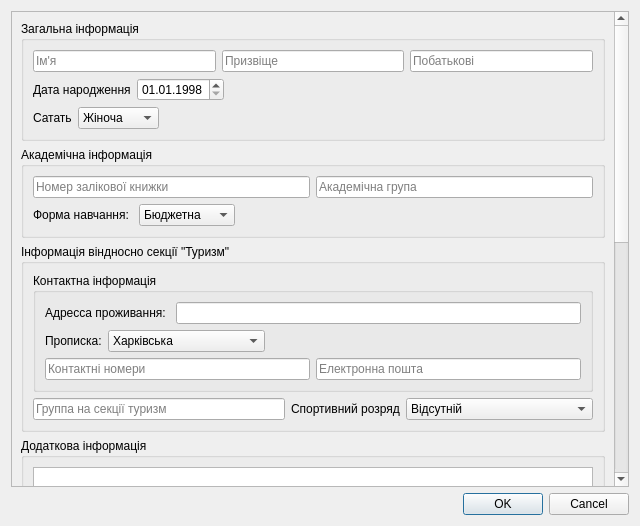
<?xml version="1.0" encoding="UTF-8"?>
<ui version="4.0">
 <class>AddNewUser</class>
 <widget class="QDialog" name="AddNewUser">
  <property name="geometry">
   <rect>
    <x>0</x>
    <y>0</y>
    <width>640</width>
    <height>526</height>
   </rect>
  </property>
  <property name="windowTitle">
   <string>Dialog</string>
  </property>
  <layout class="QVBoxLayout" name="verticalLayout_2">
   <item>
    <widget class="QScrollArea" name="scrollArea">
     <property name="widgetResizable">
      <bool>true</bool>
     </property>
     <widget class="QWidget" name="scrollAreaWidgetContents">
      <property name="geometry">
       <rect>
        <x>0</x>
        <y>0</y>
        <width>606</width>
        <height>1022</height>
       </rect>
      </property>
      <layout class="QVBoxLayout" name="verticalLayout">
       <item>
        <widget class="QGroupBox" name="commonInformation">
         <property name="title">
          <string>Загальна інформація</string>
         </property>
         <layout class="QVBoxLayout" name="verticalLayout_3">
          <item>
           <layout class="QHBoxLayout" name="horizontalLayout_3">
            <item>
             <widget class="QLineEdit" name="userName">
              <property name="placeholderText">
               <string>Ім'я</string>
              </property>
             </widget>
            </item>
            <item>
             <widget class="QLineEdit" name="userSecondName">
              <property name="placeholderText">
               <string>Призвіще</string>
              </property>
             </widget>
            </item>
            <item>
             <widget class="QLineEdit" name="userMidelName">
              <property name="placeholderText">
               <string>Побатькові</string>
              </property>
             </widget>
            </item>
           </layout>
          </item>
          <item>
           <layout class="QHBoxLayout" name="horizontalLayout">
            <item>
             <widget class="QLabel" name="label">
              <property name="text">
               <string>Дата народження</string>
              </property>
             </widget>
            </item>
            <item>
             <widget class="QDateEdit" name="bornDate">
              <property name="displayFormat">
               <string>dd.MM.yyyy</string>
              </property>
              <property name="date">
               <date>
                <year>1998</year>
                <month>1</month>
                <day>1</day>
               </date>
              </property>
             </widget>
            </item>
            <item>
             <spacer name="horizontalSpacer">
              <property name="orientation">
               <enum>Qt::Horizontal</enum>
              </property>
              <property name="sizeHint" stdset="0">
               <size>
                <width>40</width>
                <height>20</height>
               </size>
              </property>
             </spacer>
            </item>
           </layout>
          </item>
          <item>
           <layout class="QHBoxLayout" name="horizontalLayout_2">
            <item>
             <widget class="QLabel" name="label_2">
              <property name="text">
               <string>Сатать</string>
              </property>
             </widget>
            </item>
            <item>
             <widget class="QComboBox" name="genderBox">
              <property name="editable">
               <bool>false</bool>
              </property>
              <property name="currentIndex">
               <number>0</number>
              </property>
              <item>
               <property name="text">
                <string>Жіноча</string>
               </property>
              </item>
              <item>
               <property name="text">
                <string>Чоловіча</string>
               </property>
              </item>
             </widget>
            </item>
            <item>
             <spacer name="horizontalSpacer_2">
              <property name="orientation">
               <enum>Qt::Horizontal</enum>
              </property>
              <property name="sizeHint" stdset="0">
               <size>
                <width>40</width>
                <height>20</height>
               </size>
              </property>
             </spacer>
            </item>
           </layout>
          </item>
         </layout>
        </widget>
       </item>
       <item>
        <widget class="QGroupBox" name="universitiInformation">
         <property name="title">
          <string>Академічна інформація</string>
         </property>
         <layout class="QVBoxLayout" name="verticalLayout_4">
          <item>
           <layout class="QHBoxLayout" name="horizontalLayout_4">
            <item>
             <widget class="QLineEdit" name="gradebook">
              <property name="placeholderText">
               <string>Номер залікової книжки</string>
              </property>
             </widget>
            </item>
            <item>
             <widget class="QLineEdit" name="academicGroup">
              <property name="placeholderText">
               <string>Академічна група</string>
              </property>
             </widget>
            </item>
           </layout>
          </item>
          <item>
           <layout class="QHBoxLayout" name="horizontalLayout_5">
            <item>
             <widget class="QLabel" name="label_3">
              <property name="text">
               <string>Форма навчання: </string>
              </property>
             </widget>
            </item>
            <item>
             <widget class="QComboBox" name="comboBox_2">
              <item>
               <property name="text">
                <string>Бюджетна</string>
               </property>
              </item>
              <item>
               <property name="text">
                <string>Контрактна</string>
               </property>
              </item>
             </widget>
            </item>
            <item>
             <spacer name="horizontalSpacer_3">
              <property name="orientation">
               <enum>Qt::Horizontal</enum>
              </property>
              <property name="sizeHint" stdset="0">
               <size>
                <width>40</width>
                <height>20</height>
               </size>
              </property>
             </spacer>
            </item>
           </layout>
          </item>
         </layout>
        </widget>
       </item>
       <item>
        <widget class="QGroupBox" name="torismInformation">
         <property name="title">
          <string>Інформація віндносно секції &quot;Туризм&quot;</string>
         </property>
         <layout class="QVBoxLayout" name="verticalLayout_6">
          <item>
           <widget class="QGroupBox" name="ContactInformation">
            <property name="title">
             <string>Контактна інформація</string>
            </property>
            <layout class="QVBoxLayout" name="verticalLayout_5">
             <item>
              <layout class="QHBoxLayout" name="horizontalLayout_6">
               <item>
                <widget class="QLabel" name="label_4">
                 <property name="text">
                  <string>Адресса проживання: </string>
                 </property>
                </widget>
               </item>
               <item>
                <widget class="QLineEdit" name="address"/>
               </item>
              </layout>
             </item>
             <item>
              <layout class="QHBoxLayout" name="horizontalLayout_7">
               <item>
                <widget class="QLabel" name="label_5">
                 <property name="text">
                  <string>Прописка:</string>
                 </property>
                </widget>
               </item>
               <item>
                <widget class="QComboBox" name="registration">
                 <item>
                  <property name="text">
                   <string>Харківська</string>
                  </property>
                 </item>
                 <item>
                  <property name="text">
                   <string>Харківська,  гуртожиок</string>
                  </property>
                 </item>
                 <item>
                  <property name="text">
                   <string>Харківська область</string>
                  </property>
                 </item>
                 <item>
                  <property name="text">
                   <string>Інше місто</string>
                  </property>
                 </item>
                </widget>
               </item>
               <item>
                <spacer name="horizontalSpacer_4">
                 <property name="orientation">
                  <enum>Qt::Horizontal</enum>
                 </property>
                 <property name="sizeHint" stdset="0">
                  <size>
                   <width>40</width>
                   <height>20</height>
                  </size>
                 </property>
                </spacer>
               </item>
              </layout>
             </item>
             <item>
              <layout class="QHBoxLayout" name="horizontalLayout_8">
               <item>
                <widget class="QLineEdit" name="phoneNumbers">
                 <property name="placeholderText">
                  <string>Контактні номери</string>
                 </property>
                </widget>
               </item>
               <item>
                <widget class="QLineEdit" name="email">
                 <property name="placeholderText">
                  <string>Електронна пошта</string>
                 </property>
                </widget>
               </item>
              </layout>
             </item>
            </layout>
           </widget>
          </item>
          <item>
           <layout class="QHBoxLayout" name="horizontalLayout_9">
            <item>
             <widget class="QLineEdit" name="groupT">
              <property name="placeholderText">
               <string>Группа на секції туризм</string>
              </property>
             </widget>
            </item>
            <item>
             <widget class="QLabel" name="label_6">
              <property name="text">
               <string>Спортивний розряд</string>
              </property>
             </widget>
            </item>
            <item>
             <widget class="QComboBox" name="sportCategory">
              <item>
               <property name="text">
                <string>Відсутній</string>
               </property>
              </item>
              <item>
               <property name="text">
                <string>Мастер спорут</string>
               </property>
              </item>
              <item>
               <property name="text">
                <string>Кандидат в майтсри спорту</string>
               </property>
              </item>
              <item>
               <property name="text">
                <string>Перший розряж</string>
               </property>
              </item>
              <item>
               <property name="text">
                <string>Другий розряд</string>
               </property>
              </item>
              <item>
               <property name="text">
                <string>Третій розряд</string>
               </property>
              </item>
             </widget>
            </item>
           </layout>
          </item>
         </layout>
        </widget>
       </item>
       <item>
        <widget class="QGroupBox" name="groupBox">
         <property name="sizePolicy">
          <sizepolicy hsizetype="Preferred" vsizetype="MinimumExpanding">
           <horstretch>0</horstretch>
           <verstretch>0</verstretch>
          </sizepolicy>
         </property>
         <property name="title">
          <string>Додаткова інформація</string>
         </property>
         <layout class="QVBoxLayout" name="verticalLayout_7">
          <item>
           <widget class="QPlainTextEdit" name="additionalInfor">
            <property name="sizePolicy">
             <sizepolicy hsizetype="Expanding" vsizetype="MinimumExpanding">
              <horstretch>0</horstretch>
              <verstretch>0</verstretch>
             </sizepolicy>
            </property>
            <property name="minimumSize">
             <size>
              <width>0</width>
              <height>500</height>
             </size>
            </property>
           </widget>
          </item>
         </layout>
        </widget>
       </item>
      </layout>
     </widget>
    </widget>
   </item>
   <item>
    <widget class="QDialogButtonBox" name="buttonBox">
     <property name="orientation">
      <enum>Qt::Horizontal</enum>
     </property>
     <property name="standardButtons">
      <set>QDialogButtonBox::Cancel|QDialogButtonBox::Ok</set>
     </property>
     <property name="centerButtons">
      <bool>false</bool>
     </property>
    </widget>
   </item>
  </layout>
 </widget>
 <resources/>
 <connections>
  <connection>
   <sender>buttonBox</sender>
   <signal>accepted()</signal>
   <receiver>AddNewUser</receiver>
   <slot>accept()</slot>
   <hints>
    <hint type="sourcelabel">
     <x>248</x>
     <y>254</y>
    </hint>
    <hint type="destinationlabel">
     <x>157</x>
     <y>274</y>
    </hint>
   </hints>
  </connection>
  <connection>
   <sender>buttonBox</sender>
   <signal>rejected()</signal>
   <receiver>AddNewUser</receiver>
   <slot>reject()</slot>
   <hints>
    <hint type="sourcelabel">
     <x>316</x>
     <y>260</y>
    </hint>
    <hint type="destinationlabel">
     <x>286</x>
     <y>274</y>
    </hint>
   </hints>
  </connection>
 </connections>
</ui>
